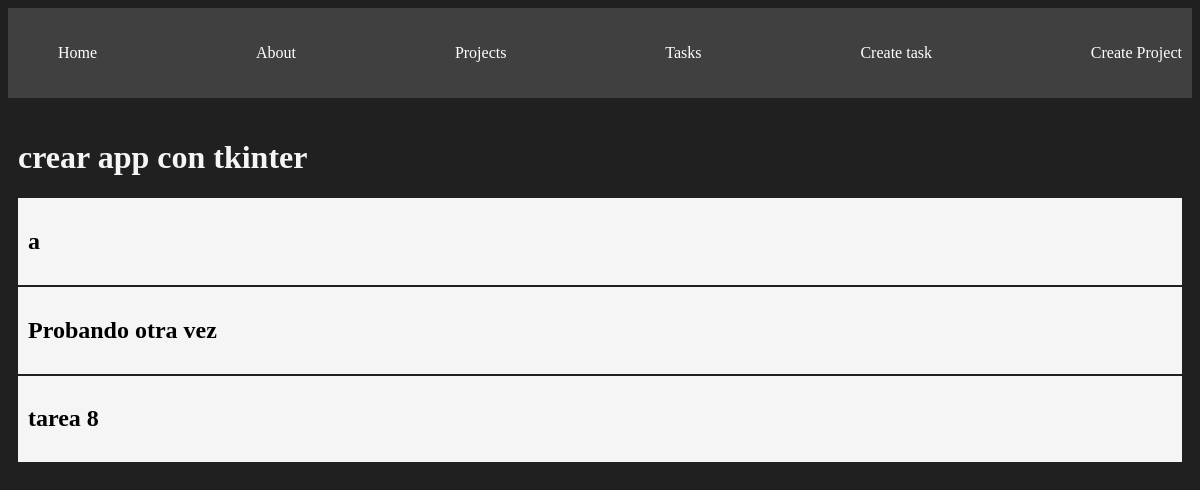
/projects/3, run on the app's committed database.
### myapp/models.py (models this page shows, shortened)
class Project(models.Model):
    name = models.CharField(max_length=200)
    def __str__(self):
        return self.name

class Task(models.Model):
    title = models.CharField(max_length=200)
    description = models.TextField()
    project = models.ForeignKey(Project, on_delete=models.CASCADE)
    done = models.BooleanField(default=False)

### myapp/views.py (the view)
# urls.py: path('projects/<int:id>',views.project_detail, name= 'project_detail'),
def project_detail(request, id):
    project = get_object_or_404(Project, id=id)
    tasks = Task.objects.filter(project_id = id)
    return render(request,'projects/detail.html',{
        'project': project,
        'tasks': tasks
    })

### myapp/templates/projects/detail.html
{% extends 'layouts/base.html' %}
{% block content %}
<h1>{{ project }}</h1>
{% for task in tasks %}
<div class="card">
    <h2>{{ task.title }}</h2>
</div>
{% endfor %}
{% endblock%}

### myapp/static/style/main.css (style rules this page uses)
body { background: #202020; color: whitesmoke; }
.card { background: whitesmoke; padding: 10px; margin-bottom: 2px; color: #000; }

### data on the page
Project: name "crear app con tkinter"
Task: title "a"
Task: title "Probando otra vez"
Task: title "tarea 8"
